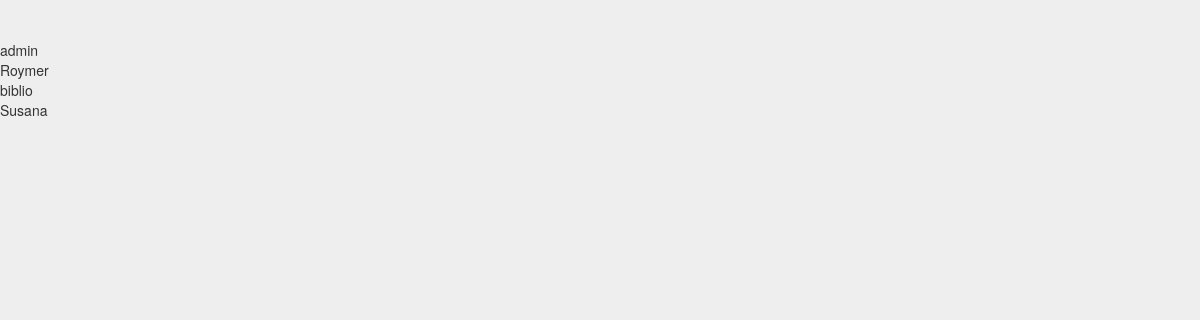
The page /Vistas/usuarios/listarusuario.php (signed in) on the database as committed earlier.
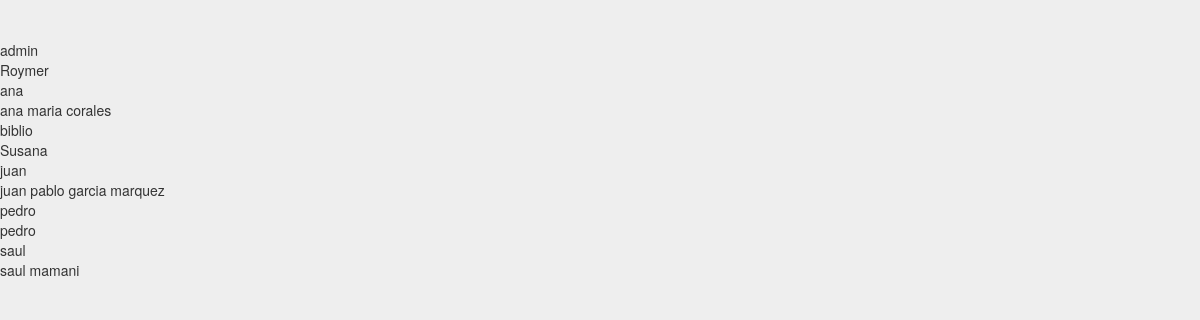
The same page on the database as committed later.
### tables this page shows
CREATE TABLE `usuario` (
  `Cuenta` varchar(20) NOT NULL,
  `Password` varchar(100) NOT NULL,
  `Nombre` varchar(30) DEFAULT NULL,
  `Celular` int(11) NOT NULL,
  PRIMARY KEY (`Cuenta`)
);

### Controladores/UsuarioController.php (called while the page is built, shortened)
<?php
class UsuarioController extends Usuario
{
	public function Listar()
	{
		$sql = "SELECT * FROM usuario";
		$con = Conexion::Conectar();
		$res = $con->query($sql);
		return $res;
	}
}

### Vistas/usuarios/listarusuario.php (the view, shortened to what this page needs)
<!DOCTYPE html>
<html>
<head>
    <link href="css/bootstrap.min.css" rel="stylesheet">
    <link href="css/signin.css" rel="stylesheet">
</head>
<body>
	<?php
		$obj = new UsuarioController();
		$datos = $obj->Listar();
		while($f = $datos->fetch_object())
		{
			echo $f->Cuenta;
			echo "<br/>";
			echo $f->Nombre;
			echo "<br/>";
		}
	?>
</body>
</html>

Rows that differ between the two databases and show on the page:
added usuario: Cuenta "ana", Nombre "ana maria corales"
added usuario: Cuenta "juan", Nombre "juan pablo garcia marquez"
added usuario: Cuenta "pedro", Nombre "pedro"
added usuario: Cuenta "saul", Nombre "saul mamani"
